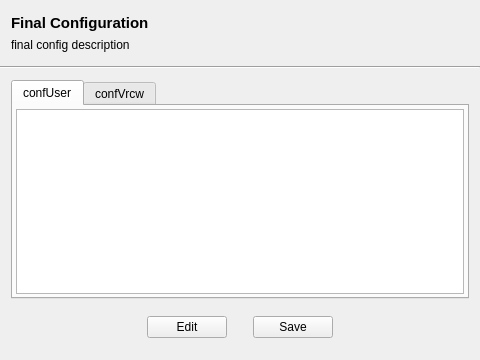
<?xml version="1.0" encoding="UTF-8"?>
<ui version="4.0">
 <class>VRCWFinalClass</class>
 <widget class="QWidget" name="VRCWFinalClass">
  <property name="geometry">
   <rect>
    <x>0</x>
    <y>0</y>
    <width>480</width>
    <height>360</height>
   </rect>
  </property>
  <property name="windowTitle">
   <string>VRCWFinal</string>
  </property>
  <layout class="QVBoxLayout" name="vrcwFinalClassVLayout">
   <property name="spacing">
    <number>0</number>
   </property>
   <property name="leftMargin">
    <number>0</number>
   </property>
   <property name="topMargin">
    <number>0</number>
   </property>
   <property name="rightMargin">
    <number>0</number>
   </property>
   <property name="bottomMargin">
    <number>0</number>
   </property>
   <item>
    <widget class="QWidget" name="headerWidget" native="true">
     <property name="sizePolicy">
      <sizepolicy hsizetype="Preferred" vsizetype="Fixed">
       <horstretch>0</horstretch>
       <verstretch>0</verstretch>
      </sizepolicy>
     </property>
     <property name="minimumSize">
      <size>
       <width>0</width>
       <height>66</height>
      </size>
     </property>
     <property name="maximumSize">
      <size>
       <width>16777215</width>
       <height>60</height>
      </size>
     </property>
     <layout class="QHBoxLayout" name="headerWidgetHLayout">
      <item>
       <layout class="QHBoxLayout" name="headerHLayout">
        <item>
         <layout class="QVBoxLayout" name="headingVLayout">
          <item>
           <widget class="QLabel" name="header">
            <property name="font">
             <font>
              <pointsize>11</pointsize>
              <weight>75</weight>
              <bold>true</bold>
             </font>
            </property>
            <property name="text">
             <string>Final Configuration</string>
            </property>
           </widget>
          </item>
          <item>
           <widget class="QLabel" name="description">
            <property name="text">
             <string>final config description</string>
            </property>
           </widget>
          </item>
          <item>
           <spacer name="headerVSpacer">
            <property name="orientation">
             <enum>Qt::Vertical</enum>
            </property>
            <property name="sizeHint" stdset="0">
             <size>
              <width>20</width>
              <height>40</height>
             </size>
            </property>
           </spacer>
          </item>
         </layout>
        </item>
        <item>
         <spacer name="headerHSpacer">
          <property name="orientation">
           <enum>Qt::Horizontal</enum>
          </property>
          <property name="sizeHint" stdset="0">
           <size>
            <width>40</width>
            <height>20</height>
           </size>
          </property>
         </spacer>
        </item>
       </layout>
      </item>
     </layout>
    </widget>
   </item>
   <item>
    <widget class="Line" name="headerLine">
     <property name="orientation">
      <enum>Qt::Horizontal</enum>
     </property>
    </widget>
   </item>
   <item>
    <widget class="QWidget" name="mainWidget" native="true">
     <layout class="QGridLayout" name="mainWidgetGLayout">
      <item row="0" column="0">
       <widget class="QTabWidget" name="configTabWidget">
        <property name="currentIndex">
         <number>0</number>
        </property>
        <widget class="QWidget" name="configUserPage">
         <attribute name="title">
          <string>confUser</string>
         </attribute>
         <layout class="QVBoxLayout" name="configUserPageVLayout">
          <property name="spacing">
           <number>0</number>
          </property>
          <property name="leftMargin">
           <number>3</number>
          </property>
          <property name="topMargin">
           <number>3</number>
          </property>
          <property name="rightMargin">
           <number>3</number>
          </property>
          <property name="bottomMargin">
           <number>3</number>
          </property>
          <item>
           <widget class="QWidget" name="configUserPageWidget" native="true">
            <layout class="QVBoxLayout" name="configUserPageWidgetVLayout">
             <property name="spacing">
              <number>0</number>
             </property>
             <property name="leftMargin">
              <number>0</number>
             </property>
             <property name="topMargin">
              <number>0</number>
             </property>
             <property name="rightMargin">
              <number>0</number>
             </property>
             <property name="bottomMargin">
              <number>0</number>
             </property>
             <item>
              <widget class="QTextEdit" name="configUserTextEdit"/>
             </item>
            </layout>
           </widget>
          </item>
         </layout>
        </widget>
        <widget class="QWidget" name="configVrcwPage">
         <attribute name="title">
          <string>confVrcw</string>
         </attribute>
         <layout class="QVBoxLayout" name="configVrcwPageVLayout">
          <property name="spacing">
           <number>0</number>
          </property>
          <property name="leftMargin">
           <number>3</number>
          </property>
          <property name="topMargin">
           <number>3</number>
          </property>
          <property name="rightMargin">
           <number>3</number>
          </property>
          <property name="bottomMargin">
           <number>3</number>
          </property>
          <item>
           <widget class="QWidget" name="configVrcwPageWidget" native="true">
            <layout class="QVBoxLayout" name="configVrcwPageWidgetVLayout">
             <property name="spacing">
              <number>0</number>
             </property>
             <property name="leftMargin">
              <number>0</number>
             </property>
             <property name="topMargin">
              <number>0</number>
             </property>
             <property name="rightMargin">
              <number>0</number>
             </property>
             <property name="bottomMargin">
              <number>0</number>
             </property>
             <item>
              <widget class="QTextEdit" name="configVrcwTextEdit">
               <property name="readOnly">
                <bool>true</bool>
               </property>
              </widget>
             </item>
            </layout>
           </widget>
          </item>
         </layout>
        </widget>
       </widget>
      </item>
      <item row="1" column="0">
       <widget class="QWidget" name="buttonWidget" native="true">
        <layout class="QHBoxLayout" name="buttonWidgetHLayout">
         <item>
          <spacer name="buttonHSpacerL">
           <property name="orientation">
            <enum>Qt::Horizontal</enum>
           </property>
           <property name="sizeHint" stdset="0">
            <size>
             <width>107</width>
             <height>20</height>
            </size>
           </property>
          </spacer>
         </item>
         <item>
          <widget class="QPushButton" name="EditPushButton">
           <property name="text">
            <string>Edit</string>
           </property>
          </widget>
         </item>
         <item>
          <spacer name="buttonHSpacer">
           <property name="orientation">
            <enum>Qt::Horizontal</enum>
           </property>
           <property name="sizeType">
            <enum>QSizePolicy::Fixed</enum>
           </property>
           <property name="sizeHint" stdset="0">
            <size>
             <width>20</width>
             <height>20</height>
            </size>
           </property>
          </spacer>
         </item>
         <item>
          <widget class="QPushButton" name="savePushButton">
           <property name="text">
            <string>Save</string>
           </property>
          </widget>
         </item>
         <item>
          <spacer name="buttonHSpacerR">
           <property name="orientation">
            <enum>Qt::Horizontal</enum>
           </property>
           <property name="sizeHint" stdset="0">
            <size>
             <width>106</width>
             <height>20</height>
            </size>
           </property>
          </spacer>
         </item>
        </layout>
       </widget>
      </item>
     </layout>
    </widget>
   </item>
  </layout>
 </widget>
 <layoutdefault spacing="6" margin="11"/>
 <resources/>
 <connections>
  <connection>
   <sender>EditPushButton</sender>
   <signal>clicked()</signal>
   <receiver>VRCWFinalClass</receiver>
   <slot>editReadOnly()</slot>
   <hints>
    <hint type="sourcelabel">
     <x>223</x>
     <y>347</y>
    </hint>
    <hint type="destinationlabel">
     <x>0</x>
     <y>299</y>
    </hint>
   </hints>
  </connection>
  <connection>
   <sender>savePushButton</sender>
   <signal>clicked()</signal>
   <receiver>VRCWFinalClass</receiver>
   <slot>save_exec()</slot>
   <hints>
    <hint type="sourcelabel">
     <x>339</x>
     <y>347</y>
    </hint>
    <hint type="destinationlabel">
     <x>469</x>
     <y>299</y>
    </hint>
   </hints>
  </connection>
  <connection>
   <sender>configUserTextEdit</sender>
   <signal>textChanged()</signal>
   <receiver>VRCWFinalClass</receiver>
   <slot>configTextChanged()</slot>
   <hints>
    <hint type="sourcelabel">
     <x>239</x>
     <y>198</y>
    </hint>
    <hint type="destinationlabel">
     <x>472</x>
     <y>127</y>
    </hint>
   </hints>
  </connection>
  <connection>
   <sender>configTabWidget</sender>
   <signal>currentChanged(int)</signal>
   <receiver>VRCWFinalClass</receiver>
   <slot>roConfigVrcwTextEdit(int)</slot>
   <hints>
    <hint type="sourcelabel">
     <x>239</x>
     <y>185</y>
    </hint>
    <hint type="destinationlabel">
     <x>239</x>
     <y>179</y>
    </hint>
   </hints>
  </connection>
 </connections>
 <slots>
  <slot>editReadOnly()</slot>
  <slot>save_exec()</slot>
  <slot>configTextChanged()</slot>
  <slot>roConfigVrcwTextEdit(int)</slot>
 </slots>
</ui>
